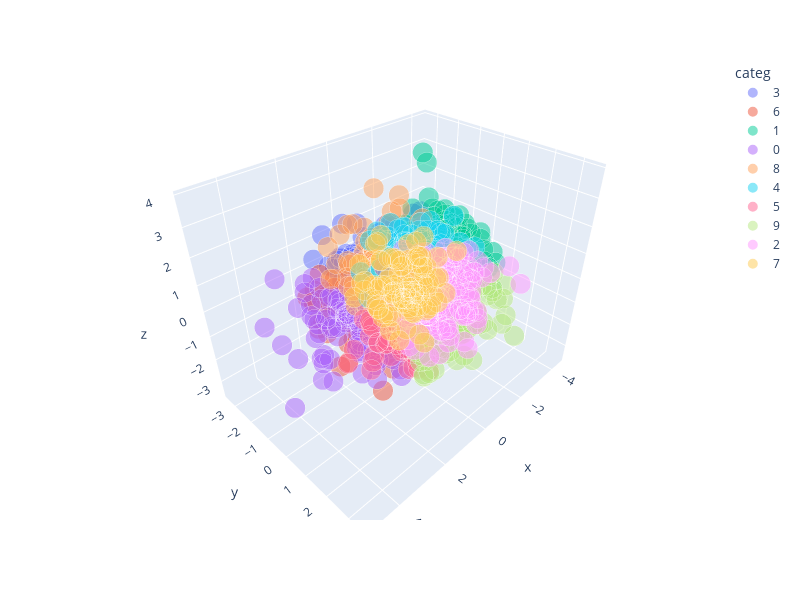

Notebook cell for this chart:
### Code cell
plot_3d(df=dolly_cqa_df, categories='iw_kmeans', embeddings='iw_embeddings', reduction='PCA' )
